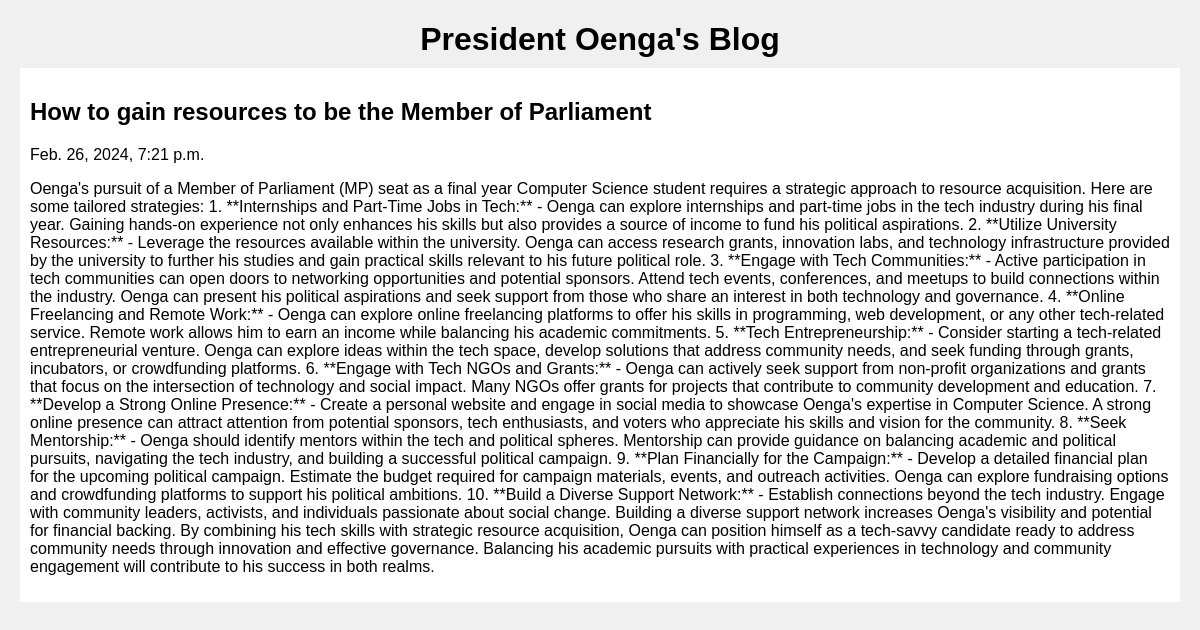
The page /poster/3 on the database its author committed.
### Posts/models.py (models this page shows)
class Post(models.Model):
    title = models.CharField(max_length=100)
    created_at = models.DateTimeField(default=datetime.now(), blank=True)
    text = models.CharField(max_length=1000000)

### Posts/views.py (the view)
# urls.py: path("poster/<str:pk>", views.poster, name="poster")
def poster(request, pk):
    posts = Post.objects.get(id=pk)
    return render(request, "posts.html", {'posts': posts})

### templates/posts.html (shortened to what this page needs)
<!DOCTYPE html>
<html lang="en">
<head>
    <h1 class="head">President Oenga's Blog</h1>
</head>
<body>
<section>
    <div>
        <h2>{{posts.title}}</h2>
        <p>{{posts.created_at}}</p>
        <p>{{posts.text}}</p>
    </div>
</section>
</body>
</html>

### templates/posts.html (style rules this page uses)
body { font-family: 'Arial', sans-serif; background-color: #f0f0f0; margin: 20px; }
.head { text-align: center; margin-bottom: 10px; }
section { margin-bottom: 20px; padding: 10px; background-color: #ffffff; }

### rows shown on the page
Post: title "How to gain resources to be the Member of Parliament", created_at "Feb. 26, 2024, 7:21 p.m.", text "Oenga's pursuit of a Member of Parliament (MP) seat as a final year Computer Science student requires a strategic approach to resource acquisition. Here are some tailored strategies: 1. **Internships and Part-Time Jobs in Tech:** - Oenga can explore internships and part-time jobs in the tech industry during his final year. Gaining hands-on experience not only enhances his skills but also provides a source of income to fund his political aspirations. 2. **Utilize University Resources:** - Leverage the resources available within the university. Oenga can access research grants, innovation labs, and technology infrastructure provided by the university to further his studies and gain practical…"
